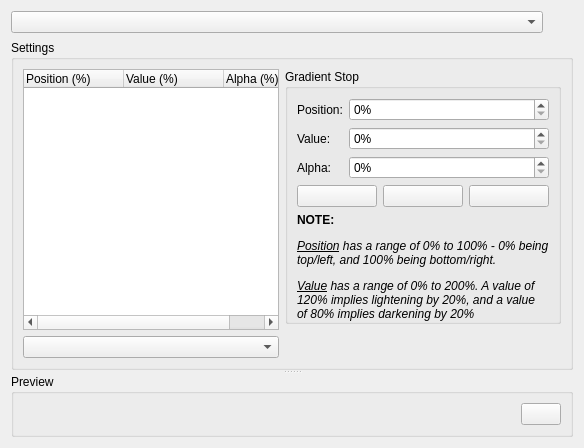
     <widget class="QWidget" name="page_13">
      <layout class="QGridLayout" name="gridLayout_2">
       <item row="0" column="0">
        <widget class="QComboBox" name="gradCombo">
         <property name="toolTip">
          <string>&lt;p&gt;Select the custom gradient to be configured.</string>
         </property>
        </widget>
       </item>
       <item row="0" column="1">
        <widget class="QToolButton" name="copyGradientButton">
         <property name="text">
          <string/>
         </property>
         <property name="autoRaise">
          <bool>true</bool>
         </property>
        </widget>
       </item>
       <item row="1" column="0" colspan="2">
        <widget class="QSplitter" name="splitter">
         <property name="orientation">
          <enum>Qt::Vertical</enum>
         </property>
         <widget class="QGroupBox" name="groupBox_b">
          <property name="title">
           <string>Settings</string>
          </property>
          <layout class="QGridLayout">
           <item row="0" column="0" rowspan="2">
            <widget class="QTreeWidget" name="gradStops">
             <property name="sizePolicy">
              <sizepolicy hsizetype="Minimum" vsizetype="Expanding">
               <horstretch>0</horstretch>
               <verstretch>0</verstretch>
              </sizepolicy>
             </property>
             <property name="indentation">
              <number>0</number>
             </property>
             <property name="rootIsDecorated">
              <bool>false</bool>
             </property>
             <column>
              <property name="text">
               <string>Position (%)</string>
              </property>
             </column>
             <column>
              <property name="text">
               <string>Value (%)</string>
              </property>
             </column>
             <column>
              <property name="text">
               <string>Alpha (%)</string>
              </property>
             </column>
            </widget>
           </item>
           <item row="2" column="0">
            <widget class="QComboBox" name="gradBorder">
             <property name="toolTip">
              <string>&lt;p&gt;Defines the inner border used when drawing buttons, etc., with this gradient.&lt;/p&gt;
&lt;ul&gt;
&lt;li&gt;&lt;i&gt;No border&lt;/i&gt; - no inner border is drawn, and the gradient will extend to the outer edges.&lt;/li&gt;
&lt;li&gt;&lt;i&gt;Light border&lt;/i&gt; - A 'light' line is drawn around all edges.&lt;/li&gt;
&lt;li&gt;&lt;i&gt;3D border (light only)&lt;/i&gt; - A 'light' line is drawn around the top and left edges.&lt;/li&gt;
&lt;li&gt;&lt;i&gt;3D border (dark and light)&lt;/i&gt; - A 'light' line is drawn around the top and left edges, and a darker one around the bottom and right edges.&lt;/li&gt;
&lt;li&gt;&lt;i&gt;Shine&lt;/i&gt; - A shine is added to the top (or left) edge when this gradient is drawn on buttons or scrollbars.&lt;/li&gt;
&lt;/ul&gt;
&lt;p&gt;&lt;i&gt;Note: This setting is not used when drawing the preview below.&lt;/i&gt;&lt;/p&gt;

</string>
             </property>
            </widget>
           </item>
           <item row="0" column="2">
            <widget class="QGroupBox" name="groupBox_2">
             <property name="sizePolicy">
              <sizepolicy hsizetype="MinimumExpanding" vsizetype="Preferred">
               <horstretch>0</horstretch>
               <verstretch>0</verstretch>
              </sizepolicy>
             </property>
             <property name="title">
              <string>Gradient Stop</string>
             </property>
             <layout class="QVBoxLayout" name="verticalLayout">
              <property name="spacing">
               <number>-1</number>
              </property>
              <property name="bottomMargin">
               <number>0</number>
              </property>
              <item>
               <layout class="QFormLayout" name="formLayout_12">
                <property name="fieldGrowthPolicy">
                 <enum>QFormLayout::ExpandingFieldsGrow</enum>
                </property>
                <item row="0" column="0">
                 <widget class="QLabel" name="label_5">
                  <property name="text">
                   <string>Position:</string>
                  </property>
                 </widget>
                </item>
                <item row="1" column="0">
                 <widget class="QLabel" name="label_6">
                  <property name="text">
                   <string>Value:</string>
                  </property>
                 </widget>
                </item>
                <item row="2" column="0">
                 <widget class="QLabel" name="label_6alpha">
                  <property name="text">
                   <string>Alpha:</string>
                  </property>
                 </widget>
                </item>
                <item row="0" column="1">
                 <widget class="QSpinBox" name="stopPosition">
                  <property name="sizePolicy">
                   <sizepolicy hsizetype="MinimumExpanding" vsizetype="Fixed">
                    <horstretch>0</horstretch>
                    <verstretch>0</verstretch>
                   </sizepolicy>
                  </property>
                  <property name="toolTip">
                   <string>&lt;p&gt;Set the position of the gradient value. 0% means the top of horizontal gradients, and the left for vertical gradients.</string>
                  </property>
                  <property name="suffix">
                   <string>%</string>
                  </property>
                  <property name="maximum">
                   <number>100</number>
                  </property>
                 </widget>
                </item>
                <item row="1" column="1">
                 <widget class="QSpinBox" name="stopValue">
                  <property name="sizePolicy">
                   <sizepolicy hsizetype="MinimumExpanding" vsizetype="Fixed">
                    <horstretch>0</horstretch>
                    <verstretch>0</verstretch>
                   </sizepolicy>
                  </property>
                  <property name="toolTip">
                   <string>&lt;p&gt;Sets the strength of the gradient at the defined position. 110% would lighten a color by 10%, 90% would darken it by 10%, and 100% would be the original color.</string>
                  </property>
                  <property name="suffix">
                   <string>%</string>
                  </property>
                  <property name="maximum">
                   <number>200</number>
                  </property>
                 </widget>
                </item>
                <item row="2" column="1">
                 <widget class="QSpinBox" name="stopAlpha">
                  <property name="sizePolicy">
                   <sizepolicy hsizetype="MinimumExpanding" vsizetype="Fixed">
                    <horstretch>0</horstretch>
                    <verstretch>0</verstretch>
                   </sizepolicy>
                  </property>
                  <property name="toolTip">
                   <string>&lt;p&gt;Sets the alpha value of the gradient at the defined position.</string>
                  </property>
                  <property name="suffix">
                   <string>%</string>
                  </property>
                  <property name="maximum">
                   <number>100</number>
                  </property>
                 </widget>
                </item>
               </layout>
              </item>
              <item>
               <layout class="QHBoxLayout" name="horizontalLayout">
                <item>
                 <widget class="QPushButton" name="updateButton">
                  <property name="sizePolicy">
                   <sizepolicy hsizetype="MinimumExpanding" vsizetype="Fixed">
                    <horstretch>0</horstretch>
                    <verstretch>0</verstretch>
                   </sizepolicy>
                  </property>
                 </widget>
                </item>
                <item>
                 <widget class="QPushButton" name="addButton">
                  <property name="sizePolicy">
                   <sizepolicy hsizetype="MinimumExpanding" vsizetype="Fixed">
                    <horstretch>0</horstretch>
                    <verstretch>0</verstretch>
                   </sizepolicy>
                  </property>
                 </widget>
                </item>
                <item>
                 <widget class="QPushButton" name="removeButton">
                  <property name="sizePolicy">
                   <sizepolicy hsizetype="MinimumExpanding" vsizetype="Fixed">
                    <horstretch>0</horstretch>
                    <verstretch>0</verstretch>
                   </sizepolicy>
                  </property>
                 </widget>
                </item>
               </layout>
              </item>
              <item>
               <widget class="QLabel" name="label_3">
                <property name="sizePolicy">
                 <sizepolicy hsizetype="Preferred" vsizetype="MinimumExpanding">
                  <horstretch>0</horstretch>
                  <verstretch>0</verstretch>
                 </sizepolicy>
                </property>
                <property name="text">
                 <string>&lt;p&gt;&lt;b&gt;NOTE: &lt;/b&gt;&lt;/p&gt;
&lt;p&gt;&lt;i&gt;&lt;u&gt;Position&lt;/u&gt; has a range of 0% to 100% - 0% being top/left, and 100% being bottom/right.&lt;/i&gt;&lt;/p&gt;
&lt;p&gt;&lt;i&gt;&lt;u&gt;Value&lt;/u&gt; has a range of 0% to 200%. A value of 120% implies lightening by 20%, and a value of 80% implies darkening by 20%&lt;/i&gt;&lt;/p&gt;</string>
                </property>
                <property name="alignment">
                 <set>Qt::AlignLeading|Qt::AlignLeft|Qt::AlignTop</set>
                </property>
                <property name="wordWrap">
                 <bool>true</bool>
                </property>
               </widget>
              </item>
             </layout>
            </widget>
           </item>
          </layout>
         </widget>
         <widget class="QGroupBox" name="gradPreviewBox">
          <property name="sizePolicy">
           <sizepolicy hsizetype="Preferred" vsizetype="Maximum">
            <horstretch>0</horstretch>
            <verstretch>0</verstretch>
           </sizepolicy>
          </property>
          <property name="title">
           <string>Preview</string>
          </property>
          <layout class="QHBoxLayout">
           <item>
            <widget class="QWidget" name="previewWidgetContainer" native="true"/>
           </item>
           <item>
            <widget class="KColorButton" name="previewColor">
             <property name="sizePolicy">
              <sizepolicy hsizetype="Fixed" vsizetype="Fixed">
               <horstretch>0</horstretch>
               <verstretch>0</verstretch>
              </sizepolicy>
             </property>
             <property name="toolTip">
              <string>&lt;p&gt;Set the color to be used in the preview.</string>
             </property>
            </widget>
           </item>
          </layout>
         </widget>
        </widget>
       </item>
      </layout>
     </widget>
